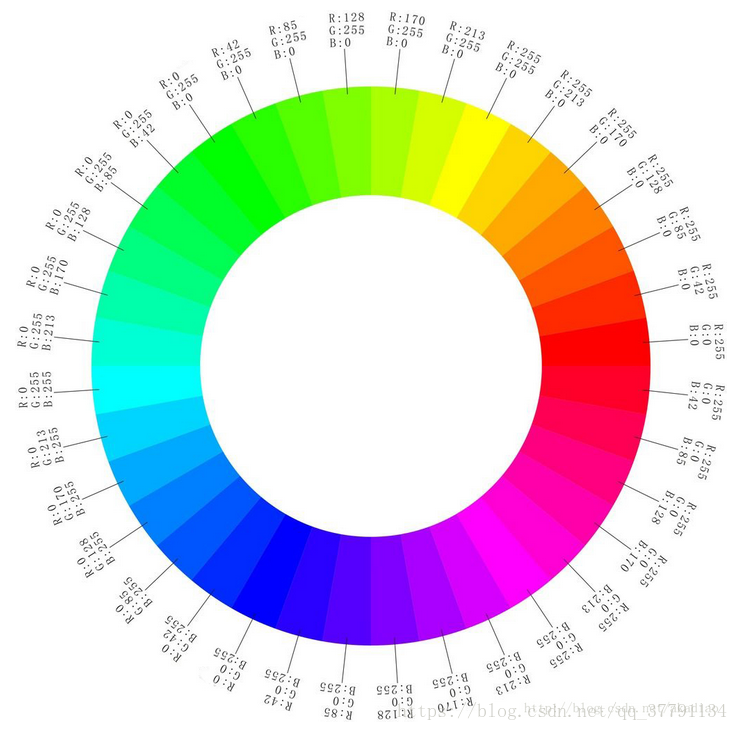
#> input picture Python/OpenCV/RGB.png, 738 x 731 px, found by its file name
$ python '14.numpy&color.py'
#> lines starting #> are read from the running program, lines starting #| are printed output that depends on the picture; after the words box and inside, x2 and y2 are one past the last pixel; in counts of white or black regions, pixels touching at a corner belong together
import cv2
import numpy as np
if __name__ == '__main__':
    # lena = cv2.imread(r'H:\MyGitCodes\Python\OpenCV\lena.jpg')
    # cv2.imshow('lena',lena[::-1,:,:])#[height,width,color]
    # cv2.imshow('lena',lena[:,::-1,:])#[height,width,color]
    # cv2.imshow('lena', lena[:, :, ::-1])  # same as below
    # cv2.imshow('lena', lena[:, :, [2,1,0]])  # blue
    # lena1=cv2.resize(lena,(256,256))
    # cv2.imshow('lena', lena1[:, :, [0,1,2]])
    # lena2=cv2.cvtColor(lena1,code=cv2.COLOR_BGR2GRAY)
    # lena2=cv2.cvtColor(lena1,code=cv2.COLOR_BGR2HSV)
    img = cv2.imread(r'H:\MyGitCodes\Python\OpenCV\RGB.png')
#> img is the input picture: shape (731, 738, 3); mean B, G, R 215.1, 215.3, 215.2
    print(img.shape)
#| (731, 738, 3)
    img1=cv2.resize(img,(540,540))
    lower_blue=np.array([180,200,0])#HSV:Hue(0~360,0-red,120-green,240-blue), Saturation(0~255), Value(0~255)
    upper_blue=np.array([270,255,255])
    mask=cv2.inRange(img1,lower_blue,upper_blue)
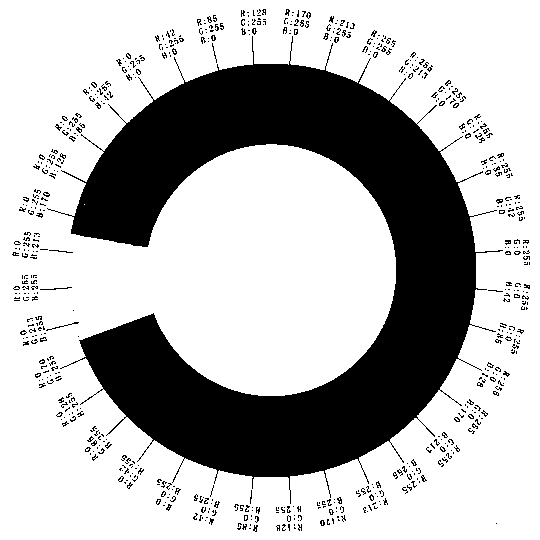
#> mask: shape (540, 540); 71.5% white; 667 black regions (645 under 20 px), largest, box (x1, y1, x2, y2) and area: (47, 36, 503, 504) 77558, (46, 322, 79, 331) 40, (40, 287, 72, 290) 35
    res=cv2.bitwise_and(img1,img1,mask=mask)
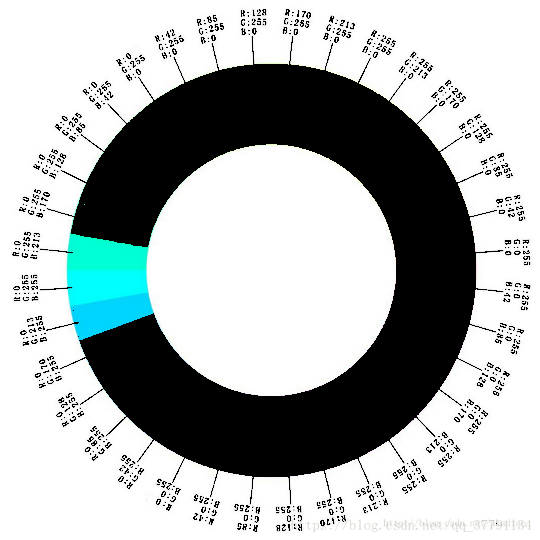
#> res: shape (540, 540, 3); mean B, G, R 180.5, 180.7, 174.9
    # cv2.imshow('hsv',mask)
    cv2.imshow('hsv',res)
    cv2.waitKey(0)
    cv2.destroyAllWindows()
